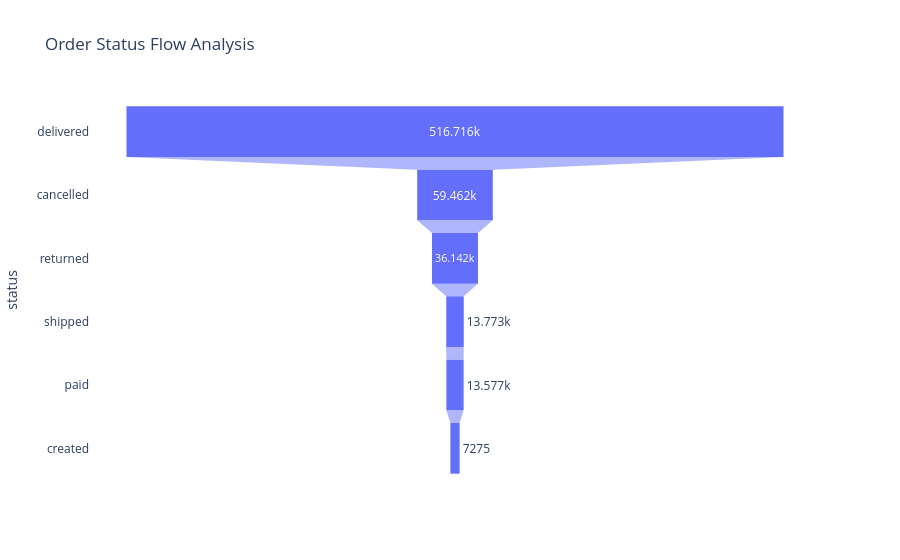

Notebook code cell kept with this figure:
### Markdown cell above
## 3. Order Status Funnel

### Code cell
status_dist = df['order_status'].value_counts().reset_index()
status_dist.columns = ['status', 'count']
fig = px.funnel(status_dist, x='count', y='status', title='Order Status Flow Analysis')
fig.write_image(PLOT_DIR / "02_status_funnel.png")
fig.show()

### Figure 1 — Plotly figure (JSON) as saved in the notebook; plotly's stock layout.template omitted (floating-point values rounded to 4 significant figures)
{"data": [{"hovertemplate": "count=%{x}<br>status=%{y}<extra></extra>", "legendgroup": "", "marker": {"color": "#636efa"}, "name": "", "orientation": "h", "showlegend": false, "type": "funnel", "x": [516716, 59462, 36142, 13773, 13577, 7275], "xaxis": "x", "y": ["delivered", "cancelled", "returned", "shipped", "paid", "created"], "yaxis": "y"}], "layout": {"legend": {"tracegroupgap": 0}, "title": {"text": "Order Status Flow Analysis"}, "xaxis": {"anchor": "y", "domain": [0, 1], "title": {"text": "count"}}, "yaxis": {"anchor": "x", "domain": [0, 1], "title": {"text": "status"}}}}
